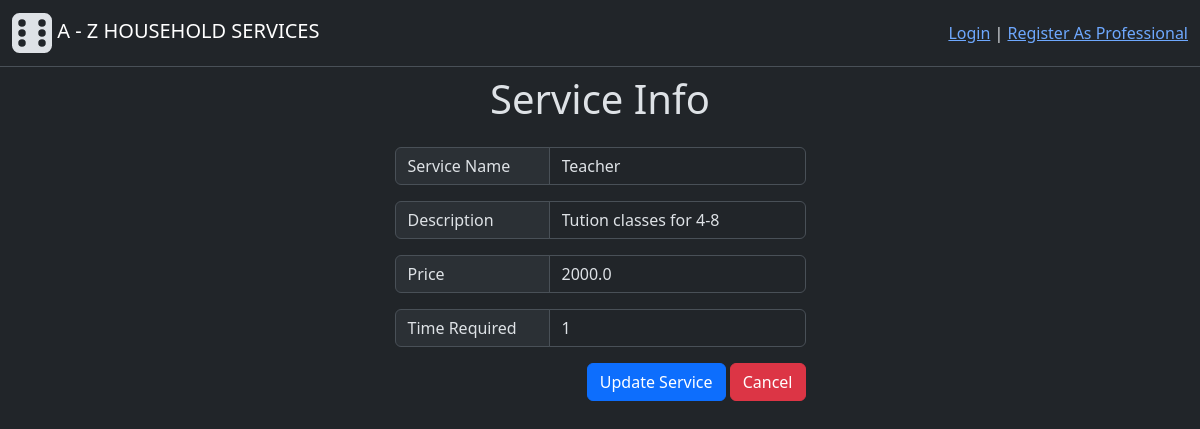
Before: /edit_service/1 with the older database file.
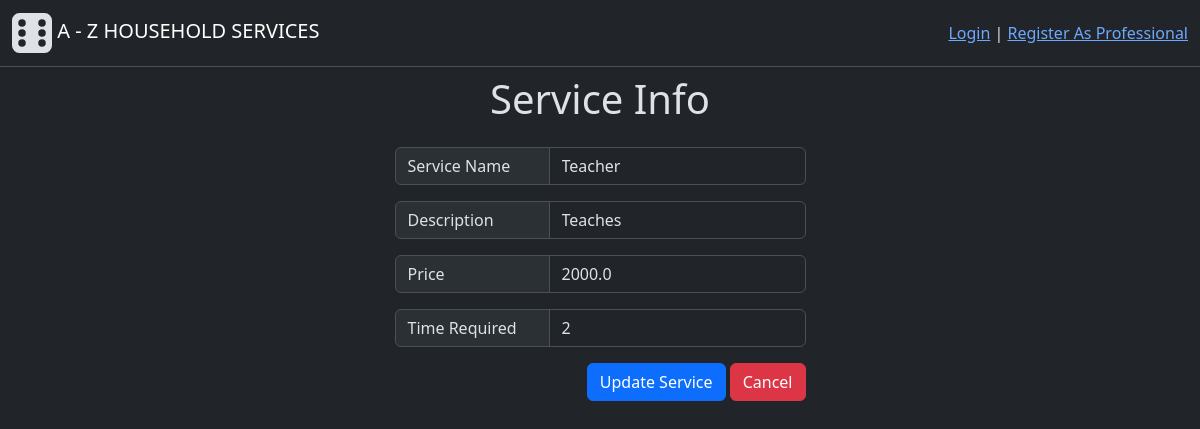
After: the same page with the newer database file.
### backend/modals.py (models this page shows, shortened)
class Service(db.Model):
    id = db.Column(db.Integer(), primary_key=True)
    name = db.Column(db.String(30),unique=True, nullable=False)
    desc = db.Column(db.String(500), nullable=False)
    time_required = db.Column(db.Integer(), nullable=False) # Time required (in Hrs)
    price = db.Column(db.Float(), nullable=False)
    status = db.Column(db.Integer(), nullable=False, default=1) # 0-inactive, 1-active
    service_requests = db.relationship("ServiceRequest", cascade="all, delete", backref="services", lazy=True) # For accessing all the service requests having common service

### backend/controllers.py (the view, shortened to what this page needs)
@app.route("/edit_service/<service_id>", methods=["GET", "POST"])
def edit_service(service_id):
    service = get_service_obj(service_id) # 0:None, Other than 0:means data present therfore UPDATE
    return render_template("edit_service.html", service=service, button_state=0)

### backend/controllers.py (called while the page is built)
def get_service_obj(service_id):
    obj = Service.query.filter_by(id=service_id).first()
    return obj

### templates/edit_service.html (shortened to what this page needs)
{% extends "base.html" %}
{% block content %}
    <h1 class="text-center mt-2"> Service Info </h1>
    <div class="d-flex flex-column  align-items-center mt-4">
        <form action="/edit_service/{{service.id}}" method="POST">
            <div class="input-group mb-3">
                <span class="input-group-text width-140" >Service Name</span>
                <input type="text" class="form-control" name="name" value="{{service.name}}">
            </div>
            <div class="input-group mb-3">
                <span class="input-group-text width-140" >Description</span>
                <input type="text" class="form-control" name="desc" value="{{service.desc}}">
            </div>
            <div class="input-group mb-3">
                <span class="input-group-text width-140" >Price</span>
                <input type="text" class="form-control" name="price" value="{{service.price}}">
            </div>
            <div class="input-group mb-3">
                <span class="input-group-text width-140" >Time Required</span>
                <input type="text" class="form-control" name="time_required" value="{{service.time_required}}">
            </div>
            <div class="text-end">
                <button type="submit" class="btn btn-primary ">Update Service</button>
                <a href="{{ url_for('admin_page', button_state=0) }}"><button type="button" class="btn btn-danger">Cancel</button></a>
            </div>
        </form>
    </div>
{% endblock %}

### templates/base.html (shortened to what this page needs)
<!doctype html>
<html lang="en" data-bs-theme="dark">
  <head>
    <link href="https://cdn.jsdelivr.net/npm/bootstrap@5.3.3/dist/css/bootstrap.min.css" rel="stylesheet">
    <link href="/static/styles/general.css" rel="stylesheet">
  </head>
  <body>
    <div class="header">
        <nav class="navbar bg-dark border-bottom border-body" data-bs-theme="dark"">
            <div class="container-fluid">
                <a class="navbar-brand" href="{{ url_for('home_page')}}">
                    <img src="/static/image/icons/logo.svg">
                    A - Z HOUSEHOLD SERVICES
                </a>
                {% if current_user.is_authenticated %}
                  <div>
                    <a class="active" href="{{ url_for('user_info') }}">Welcome, {{ current_user.capitalised_name() }}</a>
                    |
                    <a class="active" href="{{ url_for('logout') }}">Logout</a>
                  </div>
                {% else %}
                  <div>
                    <a class="active"  href="{{ url_for('login_page') }}">Login</a>
                    |
                    <a class="active"  href="{{ url_for('professional_signup_page') }}">Register As Professional</a>
                  </div>
                {% endif %}
            </div>
        </nav>
    </div>
    {% block content %}
    {% endblock %}
  </body>
</html>

### static/styles/general.css (style rules this page uses)
.width-140 { width: 155px; }

Changed rows visible on the page:
changed Service "Teacher": desc "Tution classes for 4-8" → "Teaches"; time_required "1" → "2"
